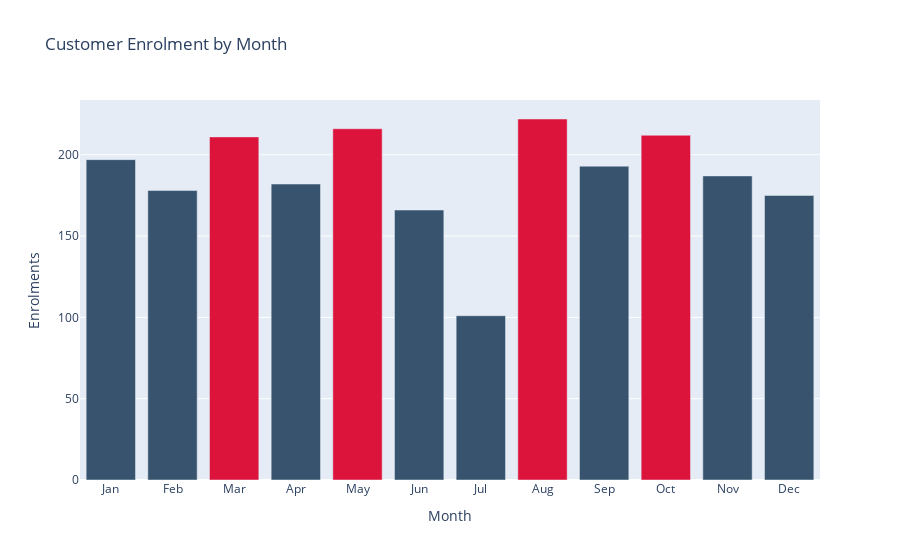

The notebook cell this image was saved under:
### Code cell
fig = px.bar(month, x='Month', y='Enrolments', title='Customer Enrolment by Month', color='Month', color_discrete_sequence=color_sequence)
fig.layout.update(showlegend=False)
fig.show()

### Figure 1 — Plotly figure (JSON) as saved in the notebook; plotly's stock layout.template omitted (floating-point values rounded to 4 significant figures)
{"data": [{"alignmentgroup": "True", "hovertemplate": "Month=%{x}<br>Enrolments=%{y}<extra></extra>", "legendgroup": "Jan", "marker": {"color": "rgb(55, 83, 109)", "pattern": {"shape": ""}}, "name": "Jan", "offsetgroup": "Jan", "orientation": "v", "showlegend": true, "textposition": "auto", "type": "bar", "x": ["Jan"], "xaxis": "x", "y": [197], "yaxis": "y"}, {"alignmentgroup": "True", "hovertemplate": "Month=%{x}<br>Enrolments=%{y}<extra></extra>", "legendgroup": "Feb", "marker": {"color": "rgb(55, 83, 109)", "pattern": {"shape": ""}}, "name": "Feb", "offsetgroup": "Feb", "orientation": "v", "showlegend": true, "textposition": "auto", "type": "bar", "x": ["Feb"], "xaxis": "x", "y": [178], "yaxis": "y"}, {"alignmentgroup": "True", "hovertemplate": "Month=%{x}<br>Enrolments=%{y}<extra></extra>", "legendgroup": "Mar", "marker": {"color": "crimson", "pattern": {"shape": ""}}, "name": "Mar", "offsetgroup": "Mar", "orientation": "v", "showlegend": true, "textposition": "auto", "type": "bar", "x": ["Mar"], "xaxis": "x", "y": [211], "yaxis": "y"}, {"alignmentgroup": "True", "hovertemplate": "Month=%{x}<br>Enrolments=%{y}<extra></extra>", "legendgroup": "Apr", "marker": {"color": "rgb(55, 83, 109)", "pattern": {"shape": ""}}, "name": "Apr", "offsetgroup": "Apr", "orientation": "v", "showlegend": true, "textposition": "auto", "type": "bar", "x": ["Apr"], "xaxis": "x", "y": [182], "yaxis": "y"}, {"alignmentgroup": "True", "hovertemplate": "Month=%{x}<br>Enrolments=%{y}<extra></extra>", "legendgroup": "May", "marker": {"color": "crimson", "pattern": {"shape": ""}}, "name": "May", "offsetgroup": "May", "orientation": "v", "showlegend": true, "textposition": "auto", "type": "bar", "x": ["May"], "xaxis": "x", "y": [216], "yaxis": "y"}, {"alignmentgroup": "True", "hovertemplate": "Month=%{x}<br>Enrolments=%{y}<extra></extra>", "legendgroup": "Jun", "marker": {"color": "rgb(55, 83, 109)", "pattern": {"shape": ""}}, "name": "Jun", "offsetgroup": "Jun", "orientation": "v", "showlegend": true, "textposition": "auto", "type": "bar", "x": ["Jun"], "xaxis": "x", "y": [166], "yaxis": "y"}, {"alignmentgroup": "True", "hovertemplate": "Month=%{x}<br>Enrolments=%{y}<extra></extra>", "legendgroup": "Jul", "marker": {"color": "rgb(55, 83, 109)", "pattern": {"shape": ""}}, "name": "Jul", "offsetgroup": "Jul", "orientation": "v", "showlegend": true, "textposition": "auto", "type": "bar", "x": ["Jul"], "xaxis": "x", "y": [101], "yaxis": "y"}, {"alignmentgroup": "True", "hovertemplate": "Month=%{x}<br>Enrolments=%{y}<extra></extra>", "legendgroup": "Aug", "marker": {"color": "crimson", "pattern": {"shape": ""}}, "name": "Aug", "offsetgroup": "Aug", "orientation": "v", "showlegend": true, "textposition": "auto", "type": "bar", "x": ["Aug"], "xaxis": "x", "y": [222], "yaxis": "y"}, {"alignmentgroup": "True", "hovertemplate": "Month=%{x}<br>Enrolments=%{y}<extra></extra>", "legendgroup": "Sep", "marker": {"color": "rgb(55, 83, 109)", "pattern": {"shape": ""}}, "name": "Sep", "offsetgroup": "Sep", "orientation": "v", "showlegend": true, "textposition": "auto", "type": "bar", "x": ["Sep"], "xaxis": "x", "y": [193], "yaxis": "y"}, {"alignmentgroup": "True", "hovertemplate": "Month=%{x}<br>Enrolments=%{y}<extra></extra>", "legendgroup": "Oct", "marker": {"color": "crimson", "pattern": {"shape": ""}}, "name": "Oct", "offsetgroup": "Oct", "orientation": "v", "showlegend": true, "textposition": "auto", "type": "bar", "x": ["Oct"], "xaxis": "x", "y": [212], "yaxis": "y"}, {"alignmentgroup": "True", "hovertemplate": "Month=%{x}<br>Enrolments=%{y}<extra></extra>", "legendgroup": "Nov", "marker": {"color": "rgb(55, 83, 109)", "pattern": {"shape": ""}}, "name": "Nov", "offsetgroup": "Nov", "orientation": "v", "showlegend": true, "textposition": "auto", "type": "bar", "x": ["Nov"], "xaxis": "x", "y": [187], "yaxis": "y"}, {"alignmentgroup": "True", "hovertemplate": "Month=%{x}<br>Enrolments=%{y}<extra></extra>", "legendgroup": "Dec", "marker": {"color": "rgb(55, 83, 109)", "pattern": {"shape": ""}}, "name": "Dec", "offsetgroup": "Dec", "orientation": "v", "showlegend": true, "textposition": "auto", "type": "bar", "x": ["Dec"], "xaxis": "x", "y": [175], "yaxis": "y"}], "layout": {"barmode": "relative", "legend": {"title": {"text": "Month"}, "tracegroupgap": 0}, "showlegend": false, "title": {"text": "Customer Enrolment by Month"}, "xaxis": {"anchor": "y", "categoryarray": ["Jan", "Feb", "Mar", "Apr", "May", "Jun", "Jul", "Aug", "Sep", "Oct", "Nov", "Dec"], "categoryorder": "array", "domain": [0, 1], "title": {"text": "Month"}}, "yaxis": {"anchor": "x", "domain": [0, 1], "title": {"text": "Enrolments"}}}}
